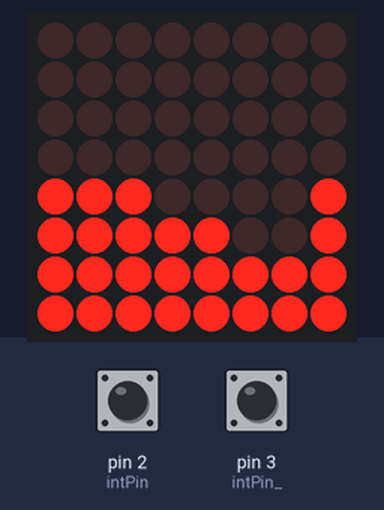
Bench run of a program on a simulated Arduino Nano, built with avr-gcc and run on an emulated ATmega328P. Parts: 8×8 LED matrix. Wiring (inferred from the names in the program): LED matrix (orientation assumed): rows pin 8, pin 19, pin 18, pin 11, pin 16, pin 10, pin 6, pin 5; columns pin 12, pin 7, pin 14, pin 9, pin 4, pin 15, pin 13, pin 17. The test bench sets the inputs (shaded band); at power-on: pin 2 (intPin) HIGH, pin 3 (intPin_) HIGH. Random numbers use the default seed unless the program sets one.

Above: at 1.2 s.
1.3 s: pin 2 (intPin) pulled LOW for 0.15 s
At 1.73 s:
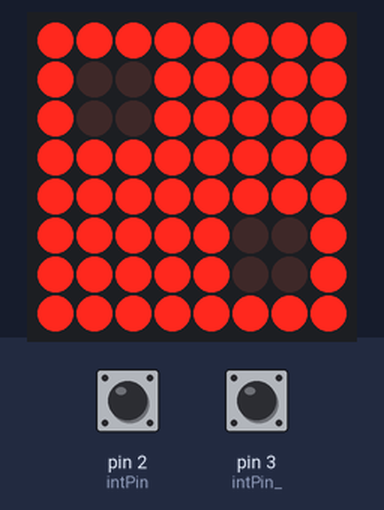
2.0 s: pin 3 (intPin_) pulled LOW for 3.2 s
At 5.7 s:
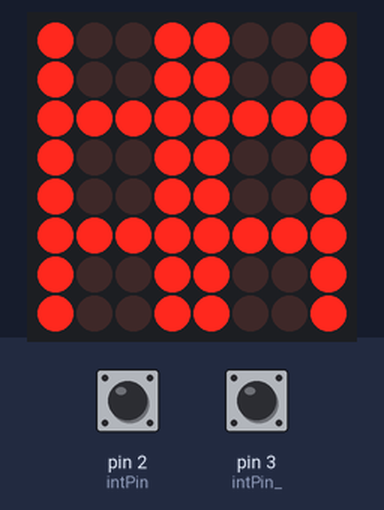
6.7 s: pin 3 (intPin_) pulled LOW for 0.15 s
At 6.95 s:
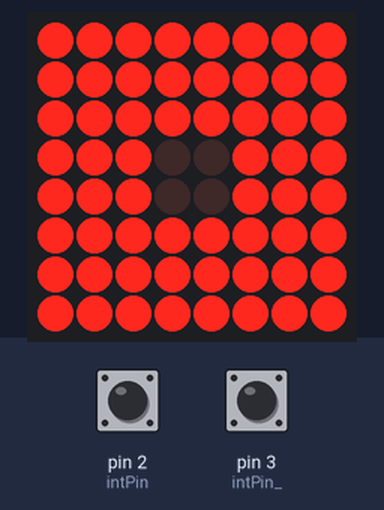
7.4 s: pin 2 (intPin) pulled LOW for 3.2 s
At 11.4 s:
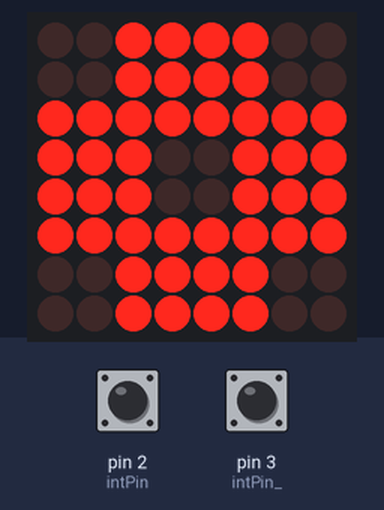
12.1 s: pin 2 (intPin) pulled LOW for 1 s
At 13.19 s:
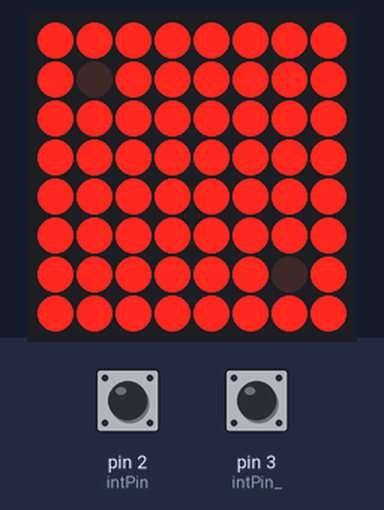
13.7 s: pin 3 (intPin_) pulled LOW for 1 s
At 15.05 s:
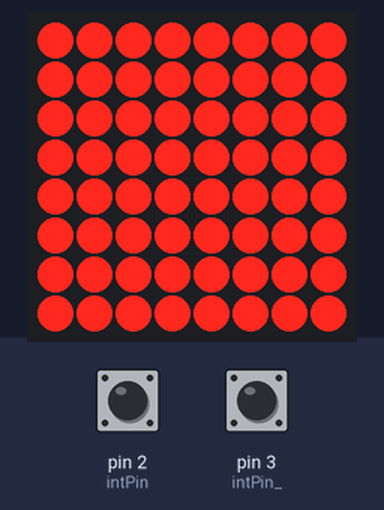

Measured:
- after the input at 6.7 s, the display: first changes after 0.08 s (image 3 shows a later state)
- after the input at 12.1 s, the display: first changes after 0.10 s (image 5 shows a later state)
- after the input at 13.7 s, the display: first changes after 0.10 s (image 6 shows a later state)

The program:

main.cpp
```cpp
/*
************************ DADO ELECTRÓNICO *********************************************
________________________________________________________________________________________

En este proyecto se realiza un dado electrónico mediante una matriz led de 8x8 modelo
1588BS controlada por un arduino nano para que muestre los números de un dado de forma
aleatoria.
________________________________________________________________________________________
*/


#include <Arduino.h>

// Para realizar debug puerto serie
//#define ___DEBUG___
// Array 2 dimensiones filas pin nº:
int R[] = {12,7,14,9,4,15,13,17};
// Array 2 dimensiones columnas pin nº:
int C[] = {8,19,18,11,16,10,6,5};


unsigned long interval = 1500;  // Tiempo de cálculo del dado
unsigned long previousMillis;   // Control tiempo de calculo del dado
bool tirada;                    // Control tiempo de calculo del dado
int dado = 0;                   // Valor del dado

// Control interrupciones
const int intPin = 2;
const int intPin_ = 3;
volatile int state = LOW;

// Números del dado
//______________________________________________________________________________________________________

unsigned char uno[8][8] =      //uno
{
  0,0,0,0,0,0,0,0,
  0,0,0,0,0,0,0,0,
  0,0,0,0,0,0,0,0,
  0,0,0,1,1,0,0,0,
  0,0,0,1,1,0,0,0,
  0,0,0,0,0,0,0,0,
  0,0,0,0,0,0,0,0,
  0,0,0,0,0,0,0,0,
};

unsigned char dos[8][8] =      //dos
{
  0,0,0,0,0,0,0,0,
  0,1,1,0,0,0,0,0,
  0,1,1,0,0,0,0,0,
  0,0,0,0,0,0,0,0,
  0,0,0,0,0,0,0,0,
  0,0,0,0,0,1,1,0,
  0,0,0,0,0,1,1,0,
  0,0,0,0,0,0,0,0,
};

unsigned char tres[8][8] =      //tres
{
  1,1,0,0,0,0,0,0,
  1,1,0,0,0,0,0,0,
  0,0,0,0,0,0,0,0,
  0,0,0,1,1,0,0,0,
  0,0,0,1,1,0,0,0,
  0,0,0,0,0,0,0,0,
  0,0,0,0,0,0,1,1,
  0,0,0,0,0,0,1,1,
};

unsigned char cuatro[8][8] =     //cuatro
{
  0,0,0,0,0,0,0,0,
  0,1,1,0,0,1,1,0,
  0,1,1,0,0,1,1,0,
  0,0,0,0,0,0,0,0,
  0,0,0,0,0,0,0,0,
  0,1,1,0,0,1,1,0,
  0,1,1,0,0,1,1,0,
  0,0,0,0,0,0,0,0,
};

unsigned char cinco[8][8] =      //cinco
{
  1,1,0,0,0,0,1,1,
  1,1,0,0,0,0,1,1,
  0,0,0,0,0,0,0,0,
  0,0,0,1,1,0,0,0,
  0,0,0,1,1,0,0,0,
  0,0,0,0,0,0,0,0,
  1,1,0,0,0,0,1,1,
  1,1,0,0,0,0,1,1,
};

unsigned char seis[8][8] =      //seis
{
  0,0,0,0,0,0,0,0,
  1,1,0,1,1,0,1,1,
  1,1,0,1,1,0,1,1,
  0,0,0,0,0,0,0,0,
  0,0,0,0,0,0,0,0,
  1,1,0,1,1,0,1,1,
  1,1,0,1,1,0,1,1,
  0,0,0,0,0,0,0,0,
};

unsigned char full[8][8] =      //todo
{
  1,1,1,1,1,1,1,1,
  1,1,1,1,1,1,1,1,
  1,1,1,1,1,1,1,1,
  1,1,1,1,1,1,1,1,
  1,1,1,1,1,1,1,1,
  1,1,1,1,1,1,1,1,
  1,1,1,1,1,1,1,1,
  1,1,1,1,1,1,1,1,
};

//_______________________________________________________________________________________________________

// Función de limpieza del display panel led 1588BS
void Clear()
{
  for(int i = 0;i<8;i++)
  {
    digitalWrite(R[i],LOW);
    digitalWrite(C[i],HIGH);
  }
}

// Función que muestra los números del dado
void Display(unsigned char dat[8][8])
{
  for(int c = 0; c<8;c++)
  {
    digitalWrite(C[c],LOW);//columna a LOW
    //Recorro todas las filas de la columna
    for(int r = 0;r<8;r++)
    {
      digitalWrite(R[r],dat[r][c]);  // muestro valor del dado en display
    }
    delay(1);
    Clear();  //apago todos los led del display
  }
}

// Función de llamada tras interrupción
void eval_int(){
  state = HIGH;
}

//_______________________________________________________________________________________________________

void setup()
{
  #ifdef ___DEBUG___
    Serial.begin(9600);
  #endif
  // Definición de los pines de control panel led 8x8 1588BS
  for(int i = 0;i<8;i++){
    pinMode(R[i],OUTPUT);
    pinMode(C[i],OUTPUT);
  }

  // Configuración de las interrupciones
  pinMode(intPin, INPUT_PULLUP);
  pinMode(intPin_, INPUT_PULLUP);
  attachInterrupt(digitalPinToInterrupt(intPin), eval_int, LOW);
  attachInterrupt(digitalPinToInterrupt(intPin_), eval_int, LOW);

  // Limpieza display
  Clear();

}

void loop(){

  // Control del tiempo de cálculo del dado (configurado a 1,5 seg)
  unsigned long currentMillis = millis();
  if ((unsigned long)(currentMillis - previousMillis) >= interval){
    // dado disponible para otra tirada
    attachInterrupt(digitalPinToInterrupt(intPin), eval_int, LOW);
    attachInterrupt(digitalPinToInterrupt(intPin_), eval_int, LOW);
    Clear();
    tirada = false;
  }

  // Validación de interrupciones
  if (state == HIGH)  {
    detachInterrupt(digitalPinToInterrupt(intPin));
    detachInterrupt(digitalPinToInterrupt(intPin_));
    state = LOW;
    tirada = true;
  }

  // Generación aleatoria del valor del dado
  if (tirada){
    dado = random(1, 7);
    #ifdef ___DEBUG___
      Serial.print("Dado = ");
      Serial.println(dado);
    #endif
  }
  else
    previousMillis = millis();

  // Muestra del valor del dado
  switch (dado) {
    case 0:
      Display(full);
      break;
    case 1:
      Display(uno);
      break;
    case 2:
      Display(dos);
      break;
    case 3:
      Display(tres);
      break;
    case 4:
      Display(cuatro);
      break;
    case 5:
      Display(cinco);
      break;
    case 6:
      Display(seis);
      break;
  }

}
```
